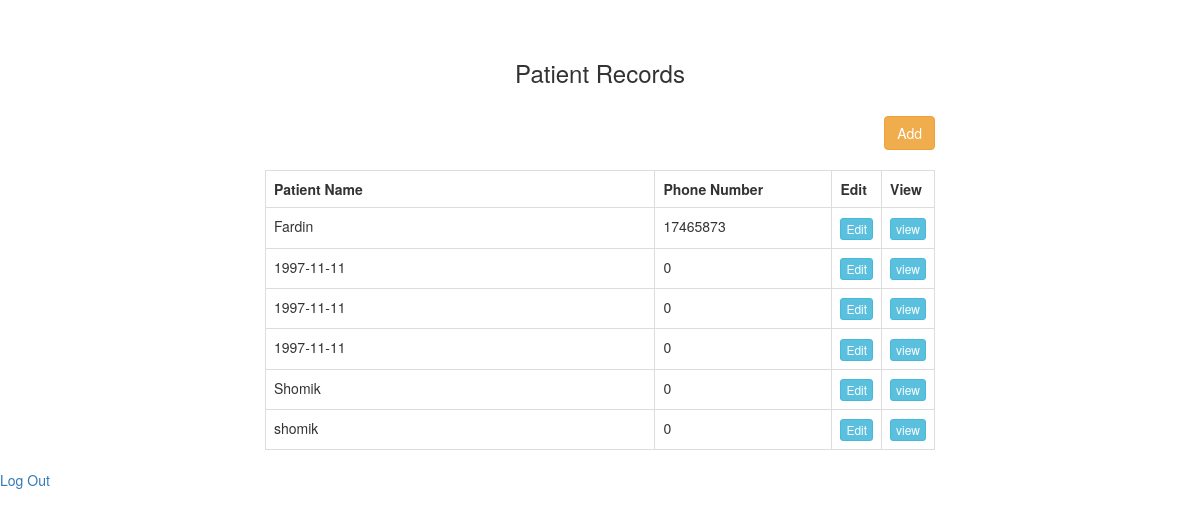
The page /view/appointment.php (signed in) on the database its author committed.
### tables this page shows
CREATE TABLE `patientdata` (
  `id` int(255) NOT NULL,
  `pname` varchar(255) NOT NULL,
  `email` varchar(255) NOT NULL,
  `password` varchar(225) NOT NULL,
  `phoneno` int(225) NOT NULL,
  `address` varchar(225) NOT NULL,
  `gender` text NOT NULL,
  `age` int(4) NOT NULL,
  `dob` int(20) NOT NULL
);

### view/appointment.php (the view, shortened to what this page needs)
<?php
$connect = mysqli_connect("localhost", "root", "", "hospitalmanagementsystem");
$query = "SELECT * FROM patientdata ORDER BY id DESC";
$result = mysqli_query($connect, $query);
?>
<!DOCTYPE html>
<html>
<head>
    <link rel="stylesheet" href="https://maxcdn.bootstrapcdn.com/bootstrap/3.3.6/css/bootstrap.min.css" />
</head>
<body>
<br /><br />
<div class="container" style="width:700px;">
    <h3 align="center">Patient Records</h3>
    <br />
    <div class="table-responsive">
        <div align="right">
            <button type="button" name="add" id="add" data-toggle="modal" data-target="#add_data_Modal" class="btn btn-warning">Add</button>
        </div>
        <br />
        <div id="employee_table">
            <table class="table table-bordered">
                <tr>
                    <th width="70%">Patient Name</th>
                    <th width="70%">Phone Number</th>
                    <th width="15%">Edit</th>
                    <th width="15%">View</th>
                </tr>
                <?php
                while($row = mysqli_fetch_array($result))
                {
                    ?>
                    <tr>
                        <td><?php echo $row["pname"]; ?></td>
                        <td><?php echo $row["phoneno"]; ?></td>
                        <td><input type="button" name="edit" value="Edit" id="<?php echo $row["id"]; ?>" class="btn btn-info btn-xs edit_data" /></td>
                        <td><input type="button" name="view" value="view" id="<?php echo $row["id"]; ?>" class="btn btn-info btn-xs view_data" /></td>
                    </tr>
                    <?php
                }
                ?>
            </table>
        </div>
    </div>
</div>
</body>
</html>
            <a href="../controller/logout.php" class="button">Log Out</a>
            </body>
            </html>

### rows shown on the page
patientdata: pname "Fardin", phoneno "17465873"
patientdata: pname "1997-11-11", phoneno "0"
patientdata: pname "1997-11-11", phoneno "0"
patientdata: pname "1997-11-11", phoneno "0"
patientdata: pname "Shomik", phoneno "0"
patientdata: pname "shomik", phoneno "0"
